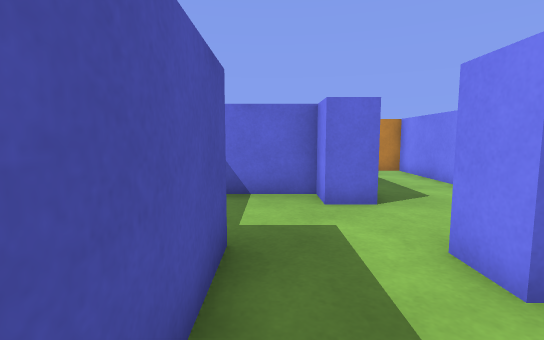
View 1 (above)

23 first-person views from a walk through a scene from a Unity 3-D project. The camera is 0.62 m above the floor, tilts 6° down and sees 85° across. The floor is counted in squares, 0.5 m on a side. Each view is taken from the middle of a square. On the plan, view 1 faces up. The plan holds only what a view shows up to about 13 squares ahead; the rest is blank.

View 2
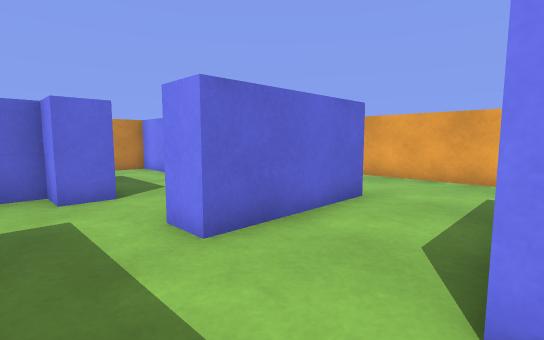

View 3
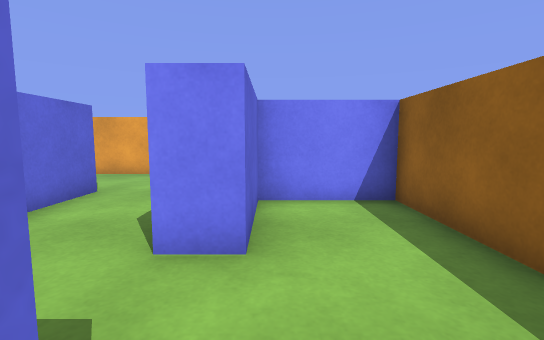

View 4
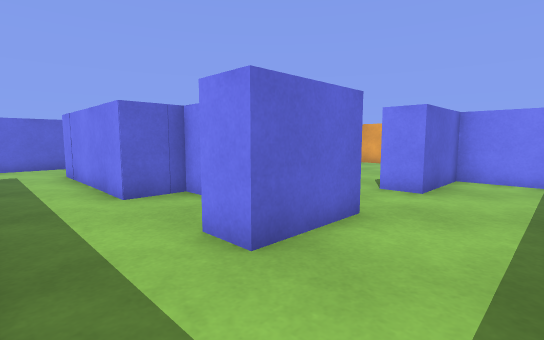

View 5
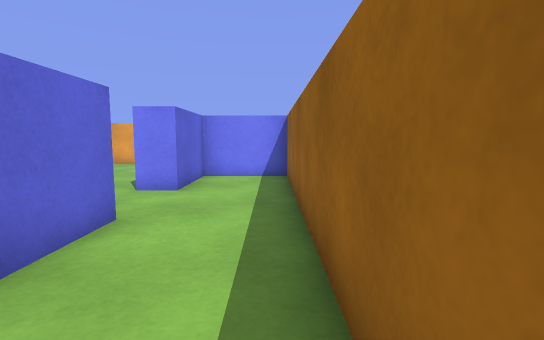

View 6
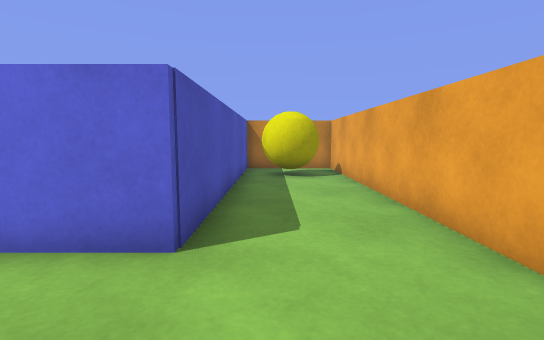

View 7
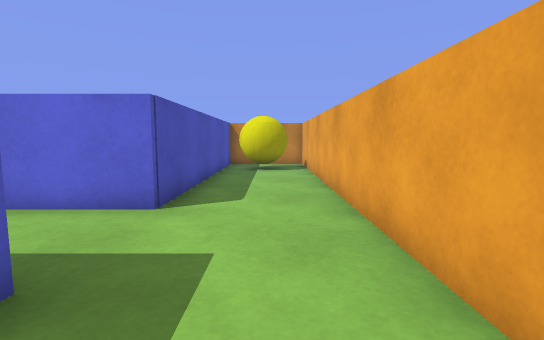

View 8
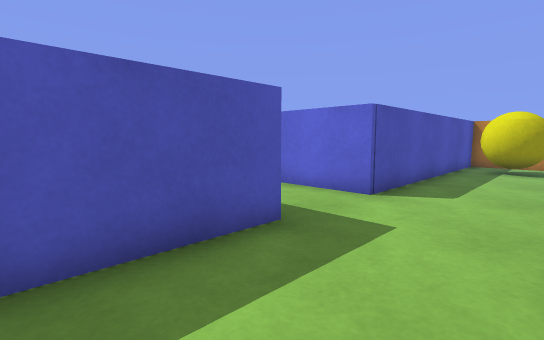

View 9
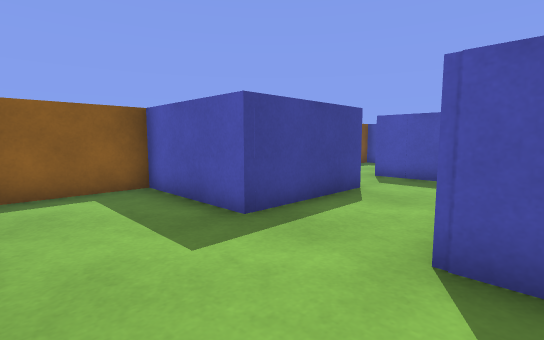

View 10
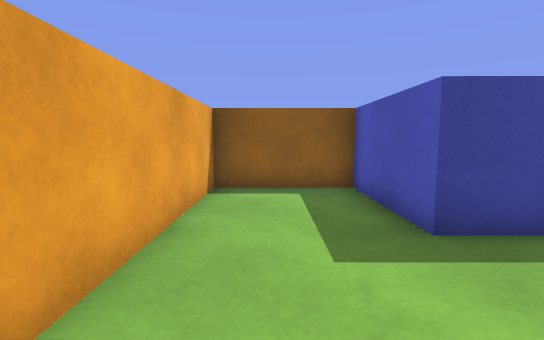

View 11
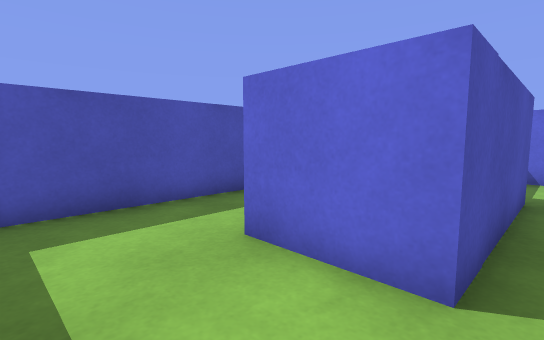

View 12
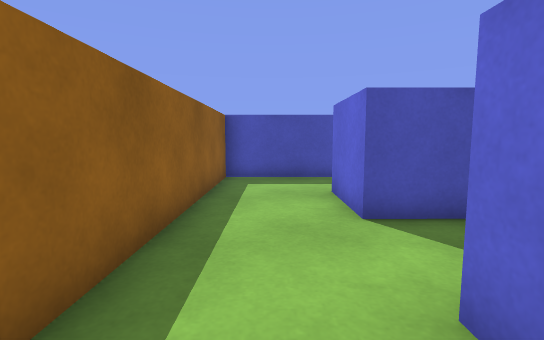

View 13
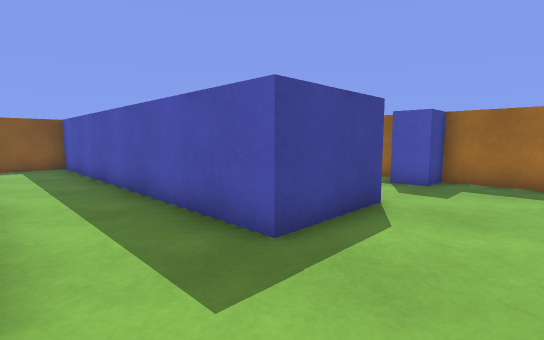

View 14
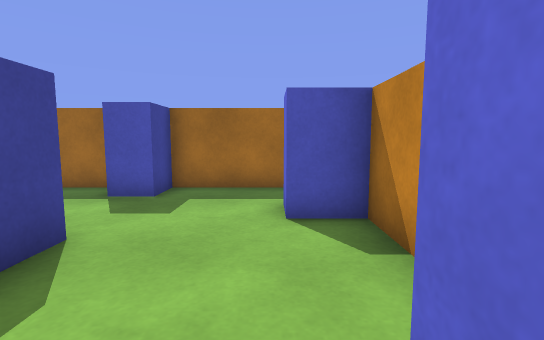

View 15
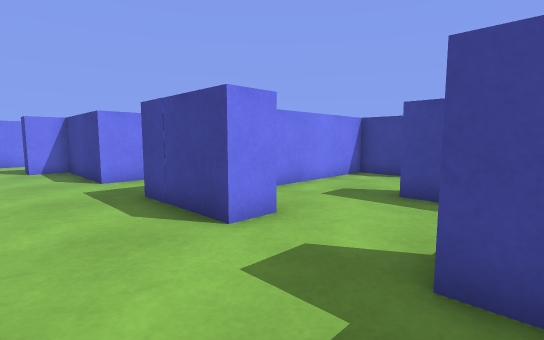

View 16
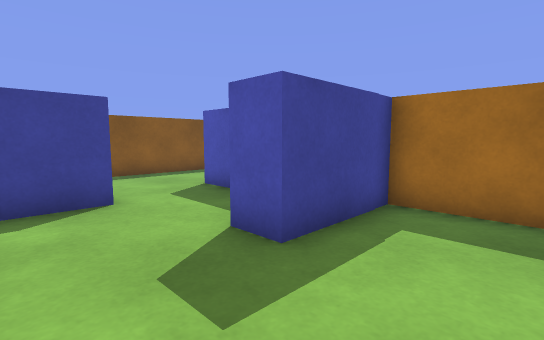

View 17
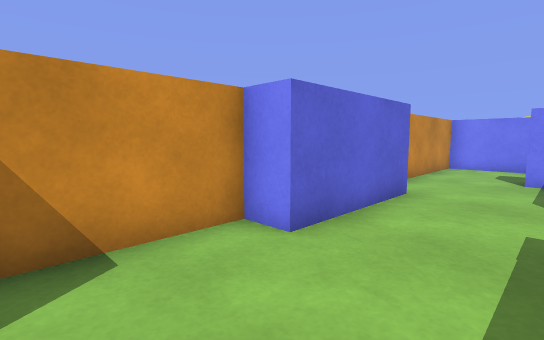

View 18
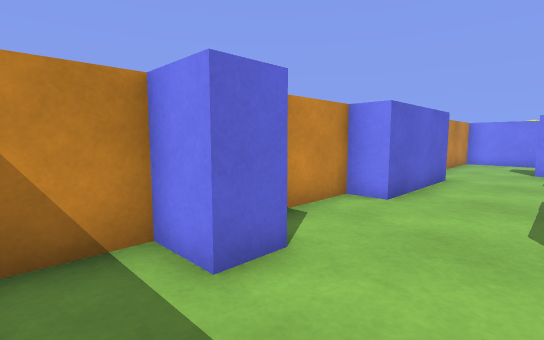

View 19
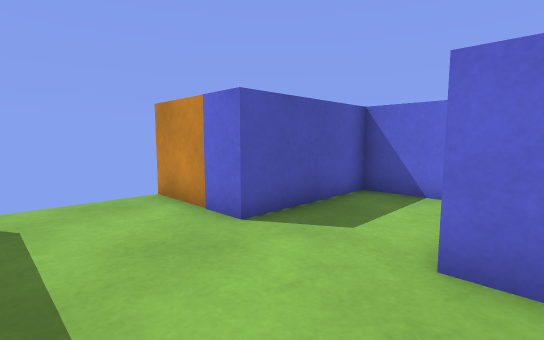

View 20
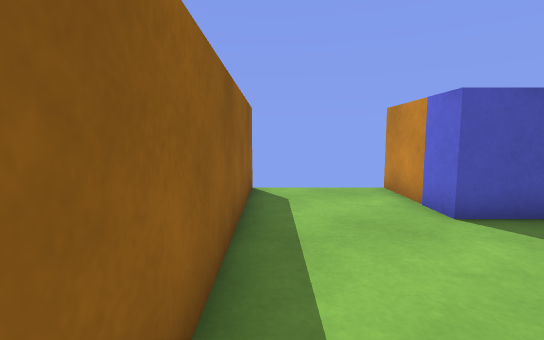

View 21
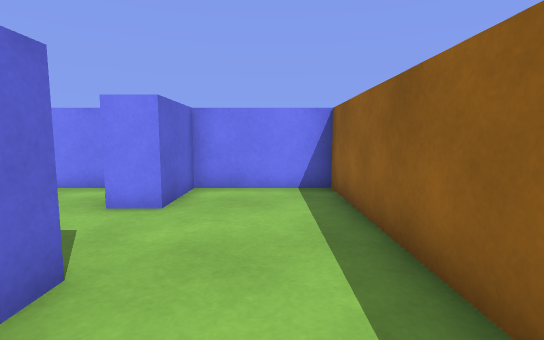

View 22
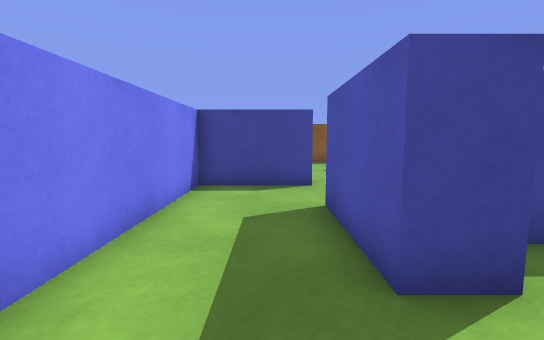

View 23
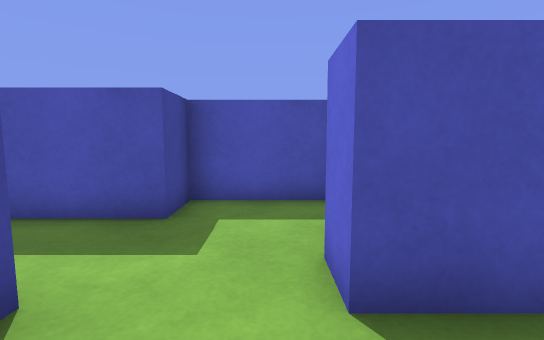

### Floor plan
Key: @ floor where view 1 was taken; # wall or solid block; . floor; O other object.
Columns run from 15 left of view 1 to 10 right of it. Each row starts with its distance up from view 1.
 12    #######      ##########
 11    ..O...#####......##...#
 10   #..O..............##  O#
  9   #.............OO..##OO.#
  8   #.............OO..##.O.#
  7   #OO..OO#..#####O..##...#
  6   #......#..##..OO..##...#
  5   #......#..##......##...#
  4   ##OO...#..##......##...#
  3    #OO...#..###..#####...#
  2    #.....#..###..#####...#
  1    #.....#....#..........#
  0    #..OOO#....#@.........#
 -1 ####..OOO#..OOO..#####...#
 -2  ........#.......#####...#
 -3  ........#..........##...#
 -4  ........#..........##...#
 -5 ##########################

Positions as (right, up) in squares from view 1, and headings:
1: (0, 0), facing up
2: (0, -1), facing up-right
3: (-1, -2), facing right
4: (-5, -4), facing up-right
5: (-5, -4), facing right
6: (7, -1), facing up
7: (8, -3), facing up
8: (9, -4), facing up-left
9: (9, 3), facing down-left
10: (8, 3), facing down
11: (0, -4), facing up-left
12: (4, -3), facing left
13: (-3, 10), facing down-left
14: (-5, 10), facing left
15: (-12, 10), facing down-right
16: (-7, 6), facing down-left
17: (-9, 8), facing up-right
18: (-12, 8), facing up-right
19: (-8, -4), facing up-left
20: (-7, -4), facing left
21: (-14, -3), facing right
22: (3, 11), facing down
23: (4, 5), facing left
